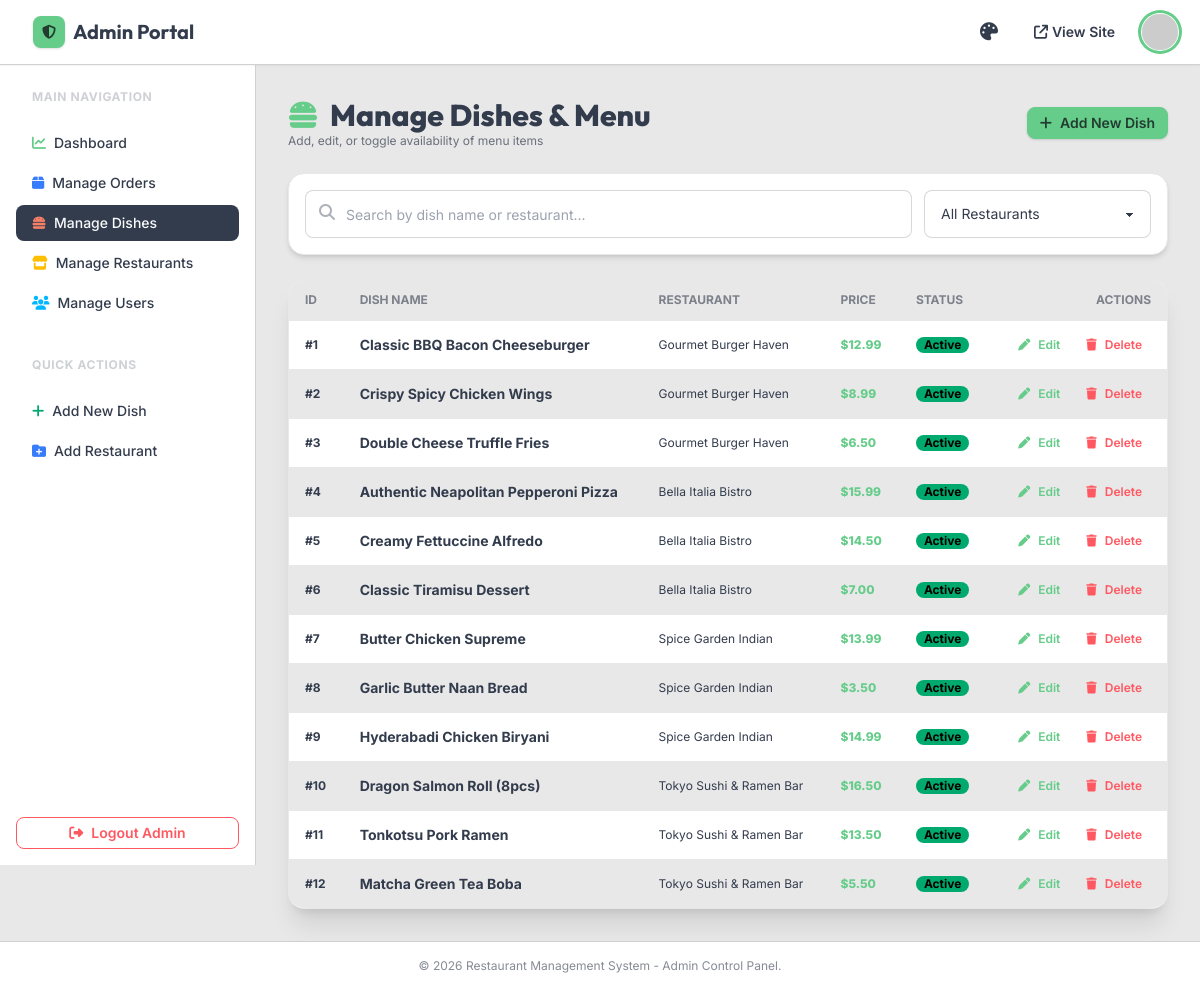
The app's page /admin/manage_foods.php (signed in) with its own data.
### tables this page shows
CREATE TABLE IF NOT EXISTS `foods` (
  `id` INT(11) NOT NULL AUTO_INCREMENT,
  `restaurant_id` INT(11) NOT NULL,
  `name` VARCHAR(150) NOT NULL,
  `description` TEXT DEFAULT NULL,
  `price` DECIMAL(10,2) NOT NULL DEFAULT 0.00,
  `category` VARCHAR(50) DEFAULT 'Main Course',
  `is_active` TINYINT(1) NOT NULL DEFAULT 1,
  `image_url` TEXT DEFAULT NULL,
  `created_at` DATETIME DEFAULT CURRENT_TIMESTAMP,
  PRIMARY KEY (`id`),
  KEY `fk_foods_restaurant` (`restaurant_id`),
  CONSTRAINT `fk_foods_restaurant` FOREIGN KEY (`restaurant_id`) REFERENCES `restaurants` (`id`) ON DELETE CASCADE
);

CREATE TABLE IF NOT EXISTS `restaurants` (
  `id` INT(11) NOT NULL AUTO_INCREMENT,
  `name` VARCHAR(150) NOT NULL,
  `email` VARCHAR(100) DEFAULT NULL,
  `phone` VARCHAR(30) DEFAULT NULL,
  `address` TEXT NOT NULL,
  `category` VARCHAR(50) DEFAULT 'General',
  `opening_hours` VARCHAR(100) DEFAULT '10:00 AM - 10:00 PM',
  `image_url` TEXT DEFAULT NULL,
  `created_at` DATETIME DEFAULT CURRENT_TIMESTAMP,
  PRIMARY KEY (`id`)
);

### admin/manage_foods.php (the view, shortened to what this page needs)
<?php
require_once __DIR__ . '/header.php';
$foods = $conn->query("
    SELECT f.*, r.name AS restaurant_name
    FROM foods f
    LEFT JOIN restaurants r ON f.restaurant_id = r.id
    ORDER BY f.created_at DESC
");
?>
<div class="space-y-6">
    <div class="flex flex-col sm:flex-row justify-between items-start sm:items-center gap-4">
        <div>
            <h1 class="text-3xl font-extrabold font-heading flex items-center gap-3">
                <i class="fa-solid fa-burger text-primary"></i> Manage Dishes & Menu
            </h1>
            <p class="text-xs text-base-content/70">Add, edit, or toggle availability of menu items</p>
        </div>
        <a href="add_food.php" class="btn btn-primary btn-sm gap-2 shadow">
            <i class="fa-solid fa-plus"></i> Add New Dish
        </a>
    </div>
    <div class="card bg-base-100 shadow-md border border-base-200 p-4">
        <div class="flex flex-col sm:flex-row gap-3">
            <div class="relative flex-1">
                <input type="text" id="search" placeholder="Search by dish name or restaurant..." class="input input-bordered w-full text-sm pl-10" />
                <i class="fa-solid fa-magnifying-glass absolute left-3.5 top-3.5 text-base-content/40"></i>
            </div>
            <select id="restaurant-filter" class="select select-bordered text-sm">
                <option value="0">All Restaurants</option>
            </select>
        </div>
    </div>
    <div class="card bg-base-100 shadow-xl border border-base-200 overflow-hidden">
        <div class="overflow-x-auto">
            <table class="table table-zebra w-full text-xs">
                <thead>
                    <tr class="font-bold uppercase bg-base-200">
                        <th>ID</th>
                        <th>Dish Name</th>
                        <th>Restaurant</th>
                        <th>Price</th>
                        <th>Status</th>
                        <th class="text-right">Actions</th>
                    </tr>
                </thead>
                <tbody id="food-list">
                    <?php while ($f = $foods->fetch_assoc()): ?>
                        <tr class="hover">
                            <td class="font-bold">#<?= $f['id']; ?></td>
                            <td class="font-bold text-sm"><?= htmlspecialchars($f['name']); ?></td>
                            <td><?= htmlspecialchars($f['restaurant_name'] ?? 'Unassigned'); ?></td>
                            <td class="font-extrabold text-primary">$<?= number_format($f['price'], 2); ?></td>
                            <td>
                                <span class="badge <?= $f['is_active'] ? 'badge-success' : 'badge-ghost'; ?> badge-sm font-bold">
                                    <?= $f['is_active'] ? 'Active' : 'Inactive'; ?>
                                </span>
                            </td>
                            <td class="text-right flex items-center justify-end gap-2">
                                <a href="edit_food.php?id=<?= $f['id']; ?>" class="btn btn-ghost btn-xs text-primary" title="Edit">
                                    <i class="fa-solid fa-pen"></i> Edit
                                </a>
                                <a href="manage_foods.php?delete_id=<?= $f['id']; ?>" onclick="return confirm('Delete this dish?');" class="btn btn-ghost btn-xs text-error" title="Delete">
                                    <i class="fa-solid fa-trash"></i> Delete
                                </a>
                            </td>
                        </tr>
                    <?php endwhile; ?>
                </tbody>
            </table>
        </div>
    </div>
</div>
<?php require_once __DIR__ . '/footer.php'; ?>

### admin/header.php (shortened to what this page needs)
<!DOCTYPE html>
<html lang="en" data-theme="emerald">
<head>
    <script src="https://cdn.tailwindcss.com"></script>
    <link href="https://cdn.jsdelivr.net/npm/daisyui@4.12.10/dist/full.min.css" rel="stylesheet" type="text/css" />
    <link rel="stylesheet" href="https://cdnjs.cloudflare.com/ajax/libs/font-awesome/6.5.1/css/all.min.css">
</head>
<body class="min-h-screen bg-base-200 text-base-content flex flex-col">
    <div class="navbar bg-base-100 border-b border-base-300 px-4 sticky top-0 z-50 shadow-sm">
        <div class="navbar-start">
            <a href="dashboard.php" class="btn btn-ghost text-xl font-heading font-bold gap-2">
                <span class="w-8 h-8 rounded-lg bg-primary text-primary-content flex items-center justify-center text-sm shadow">
                    <i class="fa-solid fa-shield-halved"></i>
                </span>
                <span>Admin Portal</span>
            </a>
        </div>
        <div class="navbar-end gap-2">
            <div class="dropdown dropdown-end">
                <div tabindex="0" role="button" class="btn btn-ghost btn-circle" title="Change Theme">
                    <i class="fa-solid fa-palette text-lg"></i>
                </div>
            </div>
            <a href="../index.php" target="_blank" class="btn btn-ghost btn-sm gap-1">
                <i class="fa-solid fa-arrow-up-right-from-square"></i>
                <span class="hidden sm:inline">View Site</span>
            </a>
            <div class="dropdown dropdown-end">
                <div tabindex="0" role="button" class="btn btn-ghost btn-circle avatar">
                    <div class="w-9 rounded-full ring ring-primary ring-offset-base-100 ring-offset-1">
                        <img src="https://ui-avatars.com/api/?name=<?= urlencode($_SESSION['admin_name'] ?? 'Admin'); ?>&background=0284C7&color=fff" />
                    </div>
                </div>
            </div>
        </div>
    </div>
    <div class="drawer lg:drawer-open flex-1">
        <div class="drawer-content p-4 md:p-8">

### admin/footer.php (shortened to what this page needs)
        </div>
        <div class="drawer-side z-40">
            <ul class="menu p-4 w-64 min-h-full bg-base-100 text-base-content border-r border-base-300 gap-1 font-medium">
                <li class="menu-title text-xs tracking-wider uppercase opacity-60 mb-2">Main Navigation</li>
                <li><a href="dashboard.php" class="<?= basename($_SERVER['PHP_SELF']) == 'dashboard.php' ? 'active' : ''; ?>"><i class="fa-solid fa-chart-line text-primary"></i> Dashboard</a></li>
                <li><a href="manage_orders.php" class="<?= basename($_SERVER['PHP_SELF']) == 'manage_orders.php' ? 'active' : ''; ?>"><i class="fa-solid fa-box text-secondary"></i> Manage Orders</a></li>
                <li><a href="manage_foods.php" class="<?= basename($_SERVER['PHP_SELF']) == 'manage_foods.php' ? 'active' : ''; ?>"><i class="fa-solid fa-burger text-accent"></i> Manage Dishes</a></li>
                <li><a href="manage_restaurants.php" class="<?= basename($_SERVER['PHP_SELF']) == 'manage_restaurants.php' ? 'active' : ''; ?>"><i class="fa-solid fa-store text-warning"></i> Manage Restaurants</a></li>
                <li><a href="manage_users.php" class="<?= basename($_SERVER['PHP_SELF']) == 'manage_users.php' ? 'active' : ''; ?>"><i class="fa-solid fa-users text-info"></i> Manage Users</a></li>
                <li class="menu-title text-xs tracking-wider uppercase opacity-60 mt-6 mb-2">Quick Actions</li>
                <li><a href="add_food.php"><i class="fa-solid fa-plus text-success"></i> Add New Dish</a></li>
                <li><a href="add_restaurant.php"><i class="fa-solid fa-folder-plus text-secondary"></i> Add Restaurant</a></li>
                <div class="mt-auto pt-6">
                    <a href="logout.php" class="btn btn-error btn-outline btn-block btn-sm">
                        <i class="fa-solid fa-right-from-bracket"></i> Logout Admin
                    </a>
                </div>
            </ul>
        </div>
    </div>
    <footer class="footer footer-center p-4 bg-base-100 text-base-content/60 text-xs border-t border-base-300 mt-auto">
        <aside>
            <p>© <?= date('Y'); ?> Restaurant Management System - Admin Control Panel.</p>
        </aside>
    </footer>
</body>
</html>

### admin/header.php (style rules this page uses)
body { font-family: 'Inter', sans-serif; }
h1, h2, h3, h4, .font-heading { font-family: 'Outfit', sans-serif; }

### records on screen
foods: id "1", name "Classic BBQ Bacon Cheeseburger", restaurant.name "Gourmet Burger Haven", price "12.99", is_active "Active"
foods: id "2", name "Crispy Spicy Chicken Wings", restaurant.name "Gourmet Burger Haven", price "8.99", is_active "Active"
foods: id "3", name "Double Cheese Truffle Fries", restaurant.name "Gourmet Burger Haven", price "6.50", is_active "Active"
foods: id "4", name "Authentic Neapolitan Pepperoni Pizza", restaurant.name "Bella Italia Bistro", price "15.99", is_active "Active"
foods: id "5", name "Creamy Fettuccine Alfredo", restaurant.name "Bella Italia Bistro", price "14.50", is_active "Active"
foods: id "6", name "Classic Tiramisu Dessert", restaurant.name "Bella Italia Bistro", price "7.00", is_active "Active"
foods: id "7", name "Butter Chicken Supreme", restaurant.name "Spice Garden Indian", price "13.99", is_active "Active"
foods: id "8", name "Garlic Butter Naan Bread", restaurant.name "Spice Garden Indian", price "3.50", is_active "Active"
foods: id "9", name "Hyderabadi Chicken Biryani", restaurant.name "Spice Garden Indian", price "14.99", is_active "Active"
foods: id "10", name "Dragon Salmon Roll (8pcs)", restaurant.name "Tokyo Sushi & Ramen Bar", price "16.50", is_active "Active"
foods: id "11", name "Tonkotsu Pork Ramen", restaurant.name "Tokyo Sushi & Ramen Bar", price "13.50", is_active "Active"
foods: id "12", name "Matcha Green Tea Boba", restaurant.name "Tokyo Sushi & Ramen Bar", price "5.50", is_active "Active"
